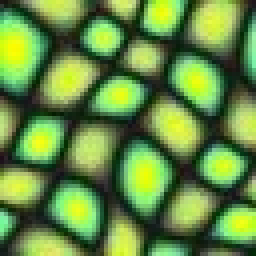
%> input picture Introduction_TemplateMatching/MatlabTutorial/text1.jpg, 64 x 64 px (shown 4 times larger)
$ octave Matlab_tutorial.m   (GNU Octave 9; MATLAB toolbox functions it lacks are replaced by stand-ins)
%> lines starting %> are read from the running program, lines starting %| are printed output that depends on the picture; in (x1, y1, x2, y2) boxes, pixels count from 0 and x2, y2 are one past the last pixel; in counts of white or black regions, pixels touching at a corner belong together; the program's own positions count from 1
%%%%%%%%%%%%%%%%%%%%%%%%%%%%%%%%%%%%%%%%%%%%%%%%%%%%%%%%%%%%%%%%%%%%%%%
% Introduction to Matlab
% (adapted from http://vis.berkeley.edu/courses/cs294-69-fa11/wiki/index.php/CS294-69_Image_Manipulation_and_Computational_Photography)
%
%
%%%%%%%%%%%%%%%%%%%%%%%%%%%%%%%%%%%%%%%%%%%%%%%%%%%%%%%%%%%%%%%%%%%%%%%

%% (1) Basics

% The symbol "%" is used to indicate a comment

% When writing a long Matlab statement that becomes to long for a
% single line use "..." at the end of the line to continue on the next
% line.  E.g.

A = [1, 2; ...
     3, 4];

% A semicolon at the end of a statement means that Matlab will not
% display the result of the evaluated statement. If the ";" is omitted
% then Matlab will display the result.  This is also useful for
% printing the value of variables, e.g.

A

% Matlab's command line is a little like a standard shell:
% - Use the up arrow to recall commands without retyping them (and
%   down arrow to go forward in the command history).
% - C-a moves to beginning of line (C-e for end), C-f moves forward a
%   character and C-b moves back (equivalent to the left and right
%   arrow keys), C-d deletes a character, C-k deletes the rest of the
%   line to the right of the cursor, C-p goes back through the
%   command history and C-n goes forward (equivalent to up and down
%   arrows), Tab tries to complete a command.


%%%%%%%%%%%%%%%%%%%%%%%%%%%%%%%%%%%%%%%%%%%%%%%%%%%%%%%%%%%%%%%%%%%%%%%

%% (2) Basic types in Matlab

%%%%%%%%%%%%%%%%%%%%%%%%%%%%%%%%%%%%%%%%%%%%%
% (A) The basic types in Matlab are scalars (usually double-precision
% floating point), vectors, and matrices:

A = [1 2; 3 4];              % Creates a 2x2 matrix
B = [1,2; 3,4];              % The simplest way to create a matrix is
                             % to list its entries in square brackets.
                             % The ";" symbol separates rows;
                             % the (optional) "," separates columns.

N = 5                        % A scalar
v = [1 0 0]                  % A row vector
v = [1; 2; 3]                % A column vector
v = []                       % Empty vector

v = v'                       % Transpose a vector (row to column or
                             %   column to row)

v = 1:.5:3                   % A vector filled in a specified range:
v = pi*[-4:4]/4              %   [start:stepsize:end]
                             %   (brackets are optional)


%%%%%%%%%%%%%%%%%%%%%%%%%%%%%%%%%%%%%%%%%%%%%
% (B) Creating special matrices: 1ST parameter is ROWS,
%   2ND parameter is COLS

m = zeros(2, 3)              % Creates a 2x3 matrix of zeros
v = ones(1, 3)               % Creates a 1x3 matrix (row vector) of ones
m = eye(3)                   % Identity matrix (3x3)
v = rand(3, 1)               % Randomly filled 3x1 matrix (column
                             % vector); see also randn

                             % But watch out:
m = zeros(3)                 % Creates a 3x3 matrix (!) of zeros


%%%%%%%%%%%%%%%%%%%%%%%%%%%%%%%%%%%%%%%%%%%%%
% (C) Indexing vectors and matrices.
% Warning: Indices always start at 1 and *NOT* at 0!

v = [1 2 3];
v(3)                         % Access a vector element


m = [1 2 3 4; 5 7 8 8; 9 10 11 12; 13 14 15 16]
m(1, 3)                      % Access a matrix element
                             %       matrix(ROW #, COLUMN #)
m(2, :)                      % Access a whole matrix row (2nd row)
m(:, 1)                      % Access a whole matrix column (1st column)

m(1, 1:3)                    % Access elements 1 through 3 of the 1st row

m(2:3, 2)                    % Access elements 2 through 3 of the
                             %   2nd column
m(2:end, 3)                  % Keyword "end" accesses the remainder of a
                             %   column or row

m = [1 2 3; 4 5 6]
size(m)                      % Returns the size of a matrix
size(m, 1)                   % Number of rows
size(m, 2)                   % Number of columns

m1 = zeros(size(m))          % Create a new matrix with the size of m

who                          % List variables in workspace

whos                         % List variables w/ info about size, type, etc.


%%%%%%%%%%%%%%%%%%%%%%%%%%%%%%%%%%%%%%%%%%%%%%%%%%%%%%%%%%%%%%%%%%%%%%%
%% (3) Simple operations on vectors and matrices

%%%%%%%%%%%%%%%%%%%%%%%%%%%%%%%%%%%%%%%%%%%%%%%%
% (A) Element-wise operations:

% These operations are done "element by element".  If two

% vectors/matrices are to be added, subtracted, or element-wise
% multiplied or divided, they must have the same size.

a = [1 2 3 4]';              % A column vector
2 * a                        % Scalar multiplication
a / 4                        % Scalar division
b = [5 6 7 8]';              % Another column vector

a + b                        % Vector addition
a - b                        % Vector subtraction
a .^ 2                       % Element-wise squaring (note the ".")
a .* b                       % Element-wise multiplication (note the ".")
a ./ b                       % Element-wise division (note the ".")

log([1 2 3 4])               % Element-wise logarithm
round([1.5 2; 2.2 3.1])      % Element-wise rounding to nearest integer

% Other element-wise arithmetic operations include e.g. :
%   floor, ceil, ...


%%%%%%%%%%%%%%%%%%%%%%%%%%%%%%%%%%%%%%%%%%%%%
% (B) Vector Operations

% Built-in Matlab functions that operate on vectors

a = [1 4 6 3]                % A row vector
sum(a)                       % Sum of vector elements
mean(a)                      % Mean of vector elements
var(a)                       % Variance of elements
std(a)                       % Standard deviation

max(a)                       % Maximum
min(a)                       % Minimum

% If a matrix is given, then these functions will operate on each column
%   of the matrix and return a row vector as result
a = [1 2 3; 4 5 6]           % A matrix
mean(a)                      % Mean of each column

max(a)                       % Max of each column
max(max(a))                  % Obtaining the max of a matrix
mean(a, 2)                   % Mean of each row (second argument specifies
                             %   dimension along which operation is taken)


[1 2 3] * [4 5 6]'           % 1x3 row vector times a 3x1 column vector
                             % results in a scalar.  Known as dot product
                             % or inner product.  Note the absence of "."

[1 2 3]' * [4 5 6]           % 3x1 column vector times a 1x3 row vector
                             %   results in a 3x3 matrix.  Known as outer
                             %   product.  Note the absence of "."


%%%%%%%%%%%%%%%%%%%%%%%%%%%%%%%%%%%%%%%%%%%%%
% (C) Matrix Operations:

a = rand(3,2)                % A 3x2 matrix
b = rand(2,4)                % A 2x4 matrix
c = a * b                    % Matrix product results in a 3x4 matrix

a = [1 2; 3 4; 5 6];         % A 3x2 matrix
b = [5 6 7];                 % A 1x3 row vector
b * a                        % Vector-matrix product results in
                             %   a 1x2 row vector
c = [8; 9];                  % A 2x1 column vector
a * c                        % Matrix-vector product results in

                             %   a 3x1 column vector

a = [1 3 2; 6 5 4; 7 8 9];   % A 3x3 matrix
inv(a)                       % Matrix inverse of a
eig(a)                       % Vector of eigenvalues of a
[V, D] = eig(a)              % D matrix with eigenvalues on diagonal;
                             %   V matrix of eigenvectors

                             %   Example for multiple return values!
[U, S, V] = svd(a)           % Singular value decomposition of a.
                             %   a = U * S * V', singular values are
                             %   stored in S

% Other matrix operations: det, norm, rank, ...


%%%%%%%%%%%%%%%%%%%%%%%%%%%%%%%%%%%%%%%%%%%%%
% (D) Reshaping and assembling matrices:

a = [1 2; 3 4; 5 6];         % A 3x2 matrix
b = a(:)                     % Make 6x1 column vector by stacking
                             %   up columns of a
sum(a(:))                    % Useful:  sum of all elements

a = reshape(b, 2, 3)         % Make 2x3 matrix out of vector
                             %   elements (column-wise)

a = [1 2]; b = [3 4];        % Two row vectors
c = [a b]                    % Horizontal concatenation (see horzcat)

a = [1; 2; 3];               % Column vector

c = [a; 4]                   % Vertical concatenation (see vertcat)

a = [eye(3) rand(3)]         % Concatenation for matrices
b = [eye(3); ones(1, 3)]

b = repmat(5, 3, 2)          % Create a 3x2 matrix of fives
b = repmat([1 2; 3 4], 1, 2) % Replicate the 2x2 matrix twice in
                             %   column direction; makes 2x4 matrix

b = diag([1 2 3])            % Create 3x3 diagonal matrix with given
                             %   diagonal elements


%%%%%%%%%%%%%%%%%%%%%%%%%%%%%%%%%%%%%%%%%%%%%%%%%%%%%%%%%%%%%%%%%%%%%%%
% (4) Control statements & loops

% Syntax of control flow statements:
%

% for VARIABLE = EXPR
%     STATEMENT
%      ...
%     STATEMENT
% end
%
%   EXPR is a vector here, e.g. 1:10 or -1:0.5:1 or [1 4 7]
%
%

% while EXPRESSION
%     STATEMENTS
% end
%
% if EXPRESSION
%     STATEMENTS
% elseif EXPRESSION
%     STATEMENTS
% else

%     STATEMENTS
% end
%
%   (elseif and else clauses are optional, the "end" is required)
%
%   EXPRESSIONs are usually made of relational clauses, e.g. a < b

%   The operators are <, >, <=, >=, ==, ~=  (almost like in C(++))


%%%%%%%%%%%%%%%%%%%%%%%%%%%%%%%%%%%%%%%%%%%%%%%%%%%%%%%%%%%%%%%%%%%%%%%
% (4) Vectorization for accelerating the computations
% Warning:
%   Loops run very slowly in Matlab, because of interpretation overhead.
%   This has gotten somewhat better in version 6.5, but you should
%   nevertheless try to avoid them by "vectorizing" the computation,
%   i.e. by rewriting the code in form of matrix operations.  This is
%   illustrated in some examples below.

% Examples:
for i=1:2:7                  % Loop from 1 to 7 in steps of 2
  i                          % Print i
end

for i=[5 13 -1]              % Loop over given vector
  if (i > 10)                % Sample if statement
    disp('Larger than 10')   % Print given string
  elseif i < 0               % Parentheses are optional
    disp('Negative value')
  else
    disp('Something else')
  end

end


% Here is another example: given an mxn matrix A and a 1xn
% vector v, we want to subtract v from every row of A.

m = 50; n = 10; A = ones(m, n); v = 2 * rand(1, n);
%
% Implementation using loops:
for i=1:m
  A(i,:) = A(i,:) - v;

end

% We can compute the same thing using only matrix operations
A = ones(m, n) - repmat(v, m, 1);   % This version of the code runs
                                    %   much faster!!!


% We can vectorize the computation even when loops contain
%   conditional statements.

%
% Example: given an mxn matrix A, create a matrix B of the same size
%   containing all zeros, and then copy into B the elements of A that
%   are greater than zero.

% Implementation using loops:
B = zeros(m,n);
for i=1:m
  for j=1:n
    if A(i,j)>0
      B(i,j) = A(i,j);
    end
  end
end

% All this can be computed w/o any loop!
B = zeros(m,n);
ind = find(A > 0);           % Find indices of positive elements of A
                             %   (see "help find" for more info)
B(ind) = A(ind);             % Copies into B only the elements of A
                             %   that are > 0


%%%%%%%%%%%%%%%%%%%%%%%%%%%%%%%%%%%%%%%%%%%%%%%%%%%%%%%%%%%%%%%%%%%%%%%
%(5) Saving your work

save myfile                  % Saves all workspace variables into

                             %   file myfile.mat
save myfile a b              % Saves only variables a and b

clear a b                    % Removes variables a and b from the
                             %   workspace
clear                        % Clears the entire workspace

load myfile                  % Loads variable(s) from myfile.mat


%%%%%%%%%%%%%%%%%%%%%%%%%%%%%%%%%%%%%%%%%%%%%%%%%%%%%%%%%%%%%%%%%%%%%%%
%(6) Creating scripts or functions using m-files:
%
% Matlab scripts are files with ".m" extension containing Matlab
% commands.  Variables in a script file are global and will change the

% value of variables of the same name in the environment of the current
% Matlab session.  A script with name "script1.m" can be invoked by
% typing "script1" in the command window.

% Functions are also m-files. The first line in a function file must be
% of this form:

% function [outarg_1, ..., outarg_m] = myfunction(inarg_1, ..., inarg_n)
%
% The function name should be the same as that of the file
% (i.e. function "myfunction" should be saved in file "myfunction.m").
% Have a look at myfunction.m and myotherfunction.m for examples.
%

% Functions are executed using local workspaces: there is no risk of
% conflicts with the variables in the main workspace. At the end of a
% function execution only the output arguments will be visible in the
% main workspace.

%a = [1 2 3 4];               % Global variable a
%b = myfunction(2 * a)        % Call myfunction which has local
                             %   variable a

%a                            % Global variable a is unchanged

%[c, d] = ...
%  myotherfunction(a, b)      % Call myotherfunction with two return
                             % values


%%%%%%%%%%%%%%%%%%%%%%%%%%%%%%%%%%%%%%%%%%%%%%%%%%%%%%%%%%%%%%%%%%%%%%%

%(7) Plotting

x = [0 1 2 3 4];             % Basic plotting
plot(x);                     % Plot x versus its index values
pause                        % Wait for key press
plot(x, 2*x);                % Plot 2*x versus x
axis([0 8 0 8]);             % Adjust visible rectangle

figure;                      % Open new figure
x = pi*[-24:24]/24;
plot(x, sin(x));
xlabel('radians');           % Assign label for x-axis
ylabel('sin value');         % Assign label for y-axis
title('dummy');              % Assign plot title
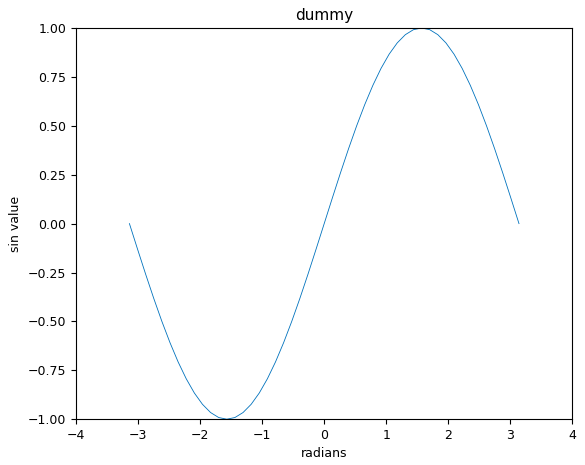
%> figure redrawn from the program's plot data; curve peaks at x = 1.57, y = 1

figure;
subplot(1, 2, 1);            % Multiple functions in separate graphs
plot(x, sin(x));             %   (see "help subplot")
axis square;                 % Make visible area square
subplot(1, 2, 2);
plot(x, 2*cos(x));
axis square;
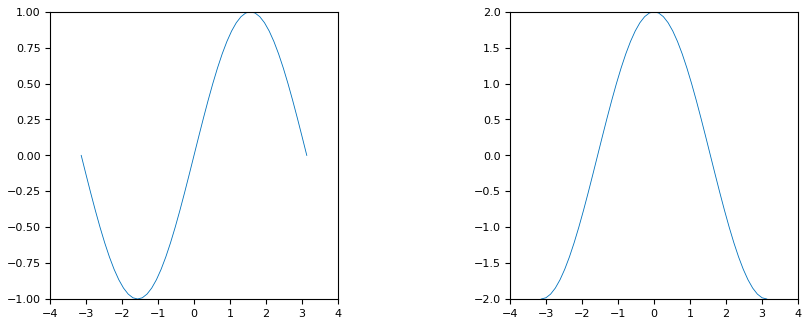
%> figure redrawn from the program's plot data, 2 panels; panel 1: curve peaks at x = 1.57, y = 1; panel 2: curve peaks at x = 0, y = 2

figure;
plot(x, sin(x));
hold on;                     % Multiple functions in single graph
plot(x, 2*cos(x), '--');     % '--' chooses different line pattern

legend('sin', 'cos');        % Assigns names to each plot
%> figure, not shown here; curve peaks at x = 1.57, y = 1; curve peaks at x = 0, y = 2
hold off;                    % Stop putting multiple figures in current
                             %   graph

figure;                      % Matrices vs. images

m = rand(64,64);
imagesc(m)                   % Plot matrix as image
colormap gray;               % Choose gray level colormap
axis image;                  % Show pixel coordinates as axes
axis off;                    % Remove axes
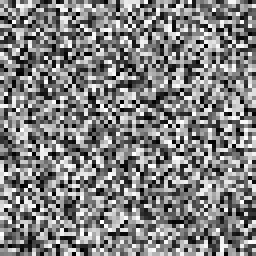
%> displayed picture: size 64x64x3, on the screen's scale of 0 to 255 (shown 4 times larger); min 0, max 255, mean 128.7

close all                    % close all windows


%%%%%%%%%%%%%%%%%%%%%%%%%%%%%%%%%%%%%%%%%%%%%%%%%%%%%%%%%%%%%%%%%%%%%%%

%(8) Working with (gray level) images

I = imread('text1.jpg');        % Read a PNG image, the image is a uint8 image (range [0,255])
%> I is the input picture: size 64x64x3 uint8; mean R, G, B 102, 139.7, 67.2

figure
imshow(I)                     % Display the image

size(I)                       % Retruns the size of the image
%> ans = [64 64 3]

I= im2double(I);              % Transform the image from uint8 to double (range[0,1])
%> I: size 64x64x3 double

figure
imagesc(I)                    % Display ithe transformed image

I = rgb2gray(I);              % convert RGB image to grayscale image
%> I: size 64x64 double
figure
imagesc(I)                    % Display it as gray level image
colormap gray;

colorbar                      % Turn on color bar on the side


I2 = imresize(I, 0.5, 'bil'); % Resize to 50% using bilinear

                              %   interpolation
I3 = imrotate(I2, 45, ...     % Rotate 45 degrees and crop to
              'bil', 'crop'); %   original size

I3 = double(I2);              % Convert from uint8 to double, to allow
                              %   math operations
imagesc(I3.^2)                % Display squared image (pixel-wise)
imagesc(log(I3))              % Display log of image (pixel-wise)
I3 = uint8(I3);               % Convert back to uint8 for writing
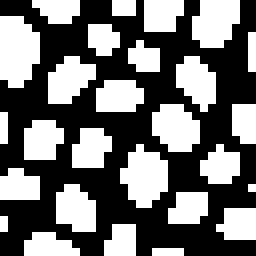
%> I3: size 32x32 uint8 (shown 8 times larger); values 0 (black) and 1 (white), 44.3% white; 27 white regions (17 under 20 px), largest, box (x1, y1, x2, y2) and area: (0, 2, 5, 11) 37, (15, 18, 21, 26) 33, (24, 0, 30, 6) 29
imwrite(I3, 'test.png')       % Save image as PNG


figure;
h= fspecial('laplacian')% fspecial can be used to create special type of filters,
                              % such as gaussian, laplacian etc.
I2= imfilter(I,h);            % applies the h filter to the image
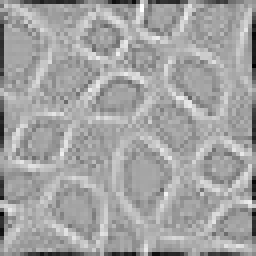
%> I2: size 64x64 double (shown 4 times larger); min -1.14, max 0.591, mean -0.0329; drawn with min black and max white
g = [1 2 1]' * [1 2 1] / 16;  % 3x3 Gaussian filter mask
I2 = double(I);               % Convert image to floating point
I3 = conv2(I2, g);            % Convolve image with filter mask
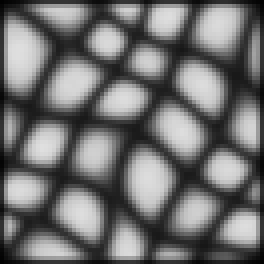
%> I3: size 66x66 double (shown 4 times larger); min 0.00596, max 0.878, mean 0.443
I3 = conv2(I2, g, 'same');    % Convolve image, but keep original size
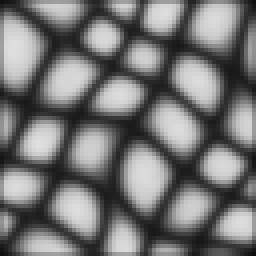
%> I3: size 64x64 double (shown 4 times larger); min 0.0549, max 0.878, mean 0.463
subplot(1, 2, 1)              % Display original and filtered image

imagesc(I);                   %   side-by-side
axis square;
colormap gray;
subplot(1, 2, 2)
imagesc(I3);
axis square;
colormap gray;

close all;

%%%%%%%%%%%%%%%%%%%%%%%%%%%%%%%%%%%%%%%%%%%%%%%%%%%%%%%%%%%%%%%%%%%%%%%
